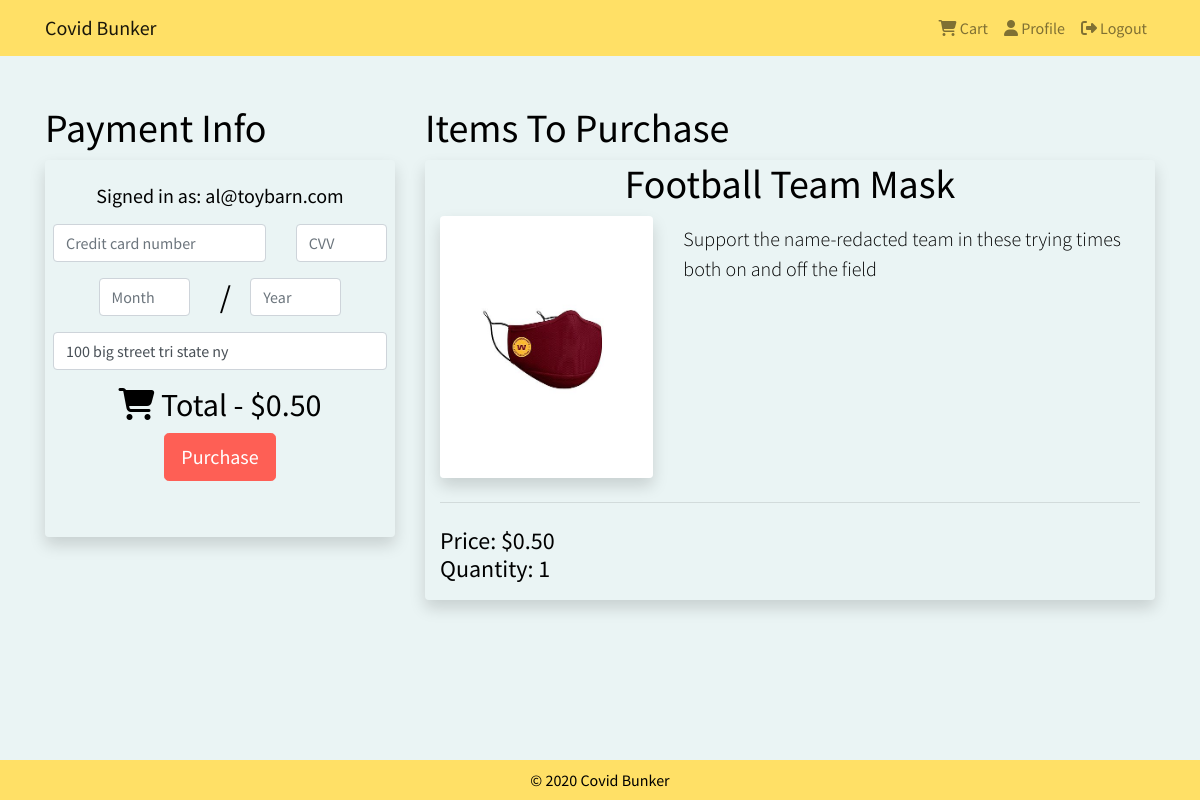
The app's page /checkout/7 (signed in) with its own data.
### tables this page shows
CREATE TABLE "Users" (
	"UID"	TEXT NOT NULL,
	"isAdmin"	INTEGER NOT NULL,
	"Email"	TEXT NOT NULL,
	"Address"	TEXT NOT NULL,
	PRIMARY KEY("UID")
);

CREATE TABLE "Products" (
	"PID"	INTEGER,
	"Name"	TEXT NOT NULL,
	"Description"	TEXT,
	"Price"	REAL NOT NULL,
	"Qty"	INTEGER NOT NULL,
	"ImgURL"	TEXT NOT NULL,
	"Category"	TEXT,
	"Status"	INTEGER,
	PRIMARY KEY("PID" AUTOINCREMENT)
);

### server.py (the view)
@app.route("/checkout/", methods=['GET'])
@app.route("/checkout/<int:PID>", methods=['GET'])
@app.route("/checkout/<int:PID>/<int:quantity>", methods=['GET'])
def checkout(PID=0, quantity=1):
    if session['signed_in'] == False:
        return redirect(url_for("login_get"))
    address = get_db().cursor().execute("select address from Users where uid = ?", (session['uid'],)).fetchone()[0]
    products = []
    total_price = 0.0
    if (PID == 0):
        products = get_cart()
        for p in products:
            total_price += p['price'] * p['quantity']
    else:
        conn = get_db()
        c = conn.cursor()
        product = c.execute('''
        SELECT * FROM Products WHERE PID=?;
        ''', (PID, )).fetchone()
        if (product is None or product==""):
            products = "" # no product was found
        else:
            product = map_product_query_result(product)
            total_price += product['price'] * quantity
            print(product['price'], product['quantity'])
            product['quantity']=quantity
            products.append(product)
    session['itemsPurchased'] = products
    session['purchaseCost'] = total_price
    return render_template("checkout.html", products=products, total_price=total_price, address=address)

### server.py (called while the page is built)
def get_db():
    db = getattr(g, '_database', None)
    if db is None:
        db = g._database = sqlite3.connect(dbpath)
    return db

@app.teardown_appcontext
def close_connection(exception):
    db = getattr(g, '_database', None)
    if db is not None:
        db.close()

def map_product_query_result(product):
    return {'id':product[0], 'name':product[1], 'description':product[2], 'price':product[3], 'quantity':product[4], 'img':product[5], 'category':product[6], 'status':product[7]}

### templates/checkout.html (shortened to what this page needs)
{% extends "base.html" %}
{% block logged_in %}
    {% if session.signed_in %}
        {{ super() }}
    {% endif %}
{% endblock %}
{% block content %}
<br>
<div class="container">
    <div class="row">
        <div class="col-lg-4 col-md-12 text-left pt-4 font-sm">
            <h1> Payment Info</h1>
            <div class="rounded shadow text-center pt-4 px-2">
		    <h5>Signed in as: {{session.email}}</h5>
                <form action="/checkout/" method="POST">
                    <div class="row py-2">
                        <div class="col-8">
                            <input class="form-control" id="ccn" placeholder="Credit card number" aria-label="Credit card number" type="text" name="ccn" required>
                        </div>
                        <div class="col-4">
                            <input class="form-control" id="cvv" placeholder="CVV" aria-label="CVV" type="text" name="cvv" size="2" required>
                        </div>
                    </div>
                    <div class="row py-2 justify-content-center">
                        <div class="col-4">
                            <input class="form-control" id="exp-month" placeholder="Month" aria-label="Month" type="text" name="exp-mon" size="2" required>
                        </div>
                        <div class="col-1 text-center">
                            <h2>/</h2>
                        </div>
                        <div class="col-4">
                            <input class="form-control" id="exp-year" placeholder="Year" aria-label="Year" type="text" name="exp-year" size="2" required>
                        </div>
                    </div>
                    <div class="row">
                        <div class="col-12">
                        	{% if address %}
              				<input class="form-control" id="address" placeholder="Shipping address" aria-label="Shipping address" type="text" name="address" size="35" value="{{address}}" required>
              			{% else %}
                			<input class="form-control" id="address" placeholder="Shipping address" aria-label="Shipping address" type="text" name="address" size="35" required>
              			{% endif %}
                        </div>
                    </div>
                    <div class="container"  id="bottom-checkout-btns">
                        <div class="row pt-3 pb-5">
                            <div class="col-12 text-center">
                                <h2 id="cart-icon-checkout-page"><i class="fas fa-shopping-cart"></i> Total -  {{ "$%.2f"|format(total_price) }}</h2>
                            </div>
                            <div class="col-12 text-center">
                                <input type="submit" class="btn btn-lg btn-danger mb-2" name="sub" value="Purchase">
                            </div>
                        </div>
                    </div>
                </form>
            </div>
        </div>
        <div class="col-lg-8 col-md-12 text-left pt-4">
            <h1> Items To Purchase</h1>
            {% if products %}
            {% for product in products %}
            <div class="container rounded shadow mb-4" id="{{ product.id }}">
                <h1 class="display-5 text-center">{{product.name}}</h1>
                <div class="row">
                    <div class="col-md-4 col-6">
                        <img src="/static/img/{{product.img}}" alt="{{product.name}}" class="img-fluid rounded shadow">
                    </div>
                    <div class="col-md-8 col-6 pt-2">
                        <p class="lead">{{product.description}} </p>
                    </div>
                </div>
                <hr class="my-4">
                <div class="row align-items-center">
                    <div class="col-sm-4 mr-auto pb-2">
                        <h4>
                            Price: {{ "$%.2f"|format(product.price) }}<br>
                            Quantity: {{product.quantity}}
                        </h4>
                    </div>
                </div>
            </div>
            {% endfor %}
            {% endif %}
        </div>
    </div>
</div>
{% endblock %}

### static/css/style.css (style rules this page uses)
html, body { height: 100%; width: 100%; margin: 0; padding: 0; font-family: 'Source Sans Pro', sans-serif; }
.bg-secondary { background-color: #eaf4f4 !important; }
.btn-danger { background-color: #fe5f55 ; border-color: #fe5f55 ; }

### records on screen
Users: email "al@toybarn.com", address "100 big street tri state ny"
Products: name "Football Team Mask", img (picture), description "Support the name-redacted team in these trying times both on and off the field", price "$0.50", quantity "1"

### other values on screen
{{ "$%.2f"|format(total_price) }} "$0.50"
